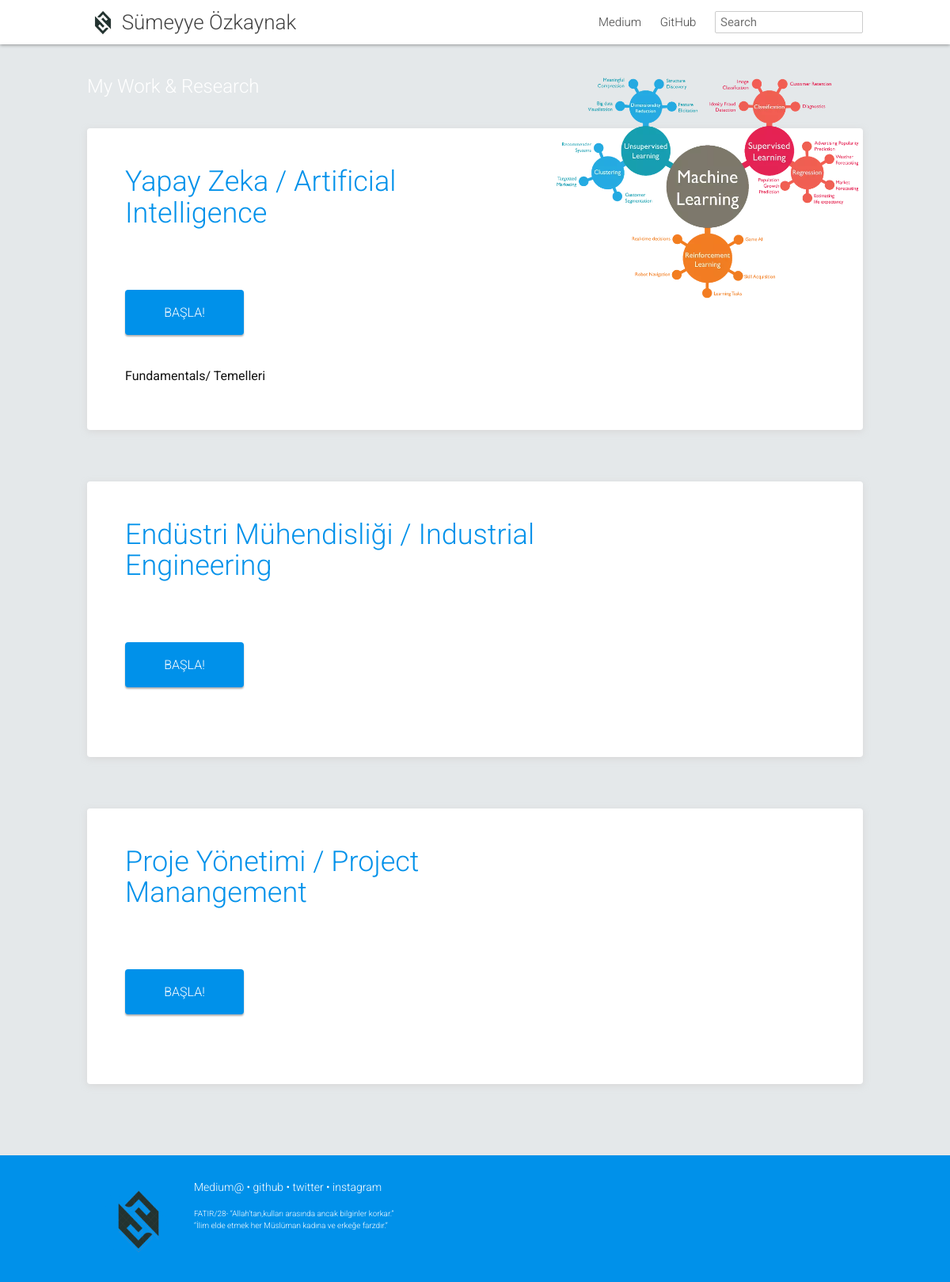
/myworkandresearch/, run on the app's committed database.
### myworkandresearch/models.py (models this page shows, shortened)
class Category(models.Model):
    name = models.CharField(max_length=200, verbose_name='Kategori Adı')
    slug = models.SlugField(unique=True, max_length=210, verbose_name='Kategori Url', editable=False)
    text = RichTextField(verbose_name='Kategori Metni')
    image = models.ImageField(null=True, blank=True)
    class Meta:
        ordering = ['id']

class Subject(models.Model):
    name = models.CharField(max_length=200, verbose_name='Konu Adı')
    slug = models.SlugField(unique=True, max_length=210, verbose_name='Konu Url', editable=False)
    text = RichTextField(verbose_name='Konu Metni')
    category_name = models.ForeignKey('Category', on_delete=models.CASCADE, verbose_name='Kategori Adı')
    class Meta:
        ordering = ['id']

### myworkandresearch/views.py (the view)
# urls.py: url(r'^myworkandresearch/', include('myworkandresearch.urls')),
def myworkandresearch(request):
    categories = Category.objects.all()
    subjects = Subject.objects.all()
    context={
        'categories': categories,
        'subjects':subjects,
    }
    return render(request, 'myworkandresearch/myworkandresearch.html', context)

### templates/myworkandresearch/myworkandresearch.html (shortened to what this page needs)
{% extends 'base.html' %}
{% load static %}
{% block body_name %} class="homepage" {% endblock %}
{% block header %}
             <a class="page-link" href="https://medium.com/@sumozkaynak">Medium</a>
             <a class="page-link" href="https://github.com/sozkaynak">GitHub</a>
{% endblock %}
{% block content %}
    <div class="container-fluid contents">
      <div class="row">
      <div class="col-sm-12 main-contents">
          <div class="main-contents-body">
            <article class="post-content">
              <div class="homepage__illustration">
                <h1 class="homepage__illustration--text">
                    <span>      My Work & Research</span>
                </h1>
                <img src="{% static 'images/homepage/machin_learning.png' %}" class="homepage__illustration--image" alt="introduction to machine learning" />
              </div>
    {% for category in categories %}
                <section class="homepage__key_points card">
                <h1 class="homepage__title">
       {{category.name}}
                </h1>
                <div class="homepage__button_row">
                <a href="{% url 'myworkandresearch:category' category_slug=category.slug %}"  class="get-started-button">BAŞLA!</a>
                </div>
                <div class="key-points">
                    {% for subject in category.subject_set.all %}
                            <div class="homepage__key_point">
                                <div class="homepage__key_point_title">{{subject.name}}</div>
                            </div>
                    {% endfor %}
                </div>
                </section>
    {% endfor %}
            </article>
          </div>
        </div> </div>
    </div>
{% endblock %}
{% block footer %}
            <footer class="site-footer">
              <div class="container-fluid">
                <div class="row">
                  <div class="col-sm-12">
                    <div class="logo">
                      <img src="{% static 'images/logoweb.png' %}" alt="Logo" width="100" height="100">
                    </div>
                      <p class="site-footer__link-list">
                        <a href="https://medium.com/@sumozkaynak">Medium@</a> &bull;
                        <a href="https://github.com/sozkaynak/">github</a> &bull;
                        <a href="https://twitter.com/sumeyyeozkaynak">twitter</a> &bull;
                        <a href="https://instagram.com/afafet">instagram</a>
                      </p>
                      <p class="licenses">
                         FATIR/28- “Allah’tan,kulları arasında ancak bilginler korkar.” <br>
                         “İlim elde etmek her Müslüman kadına ve erkeğe farzdır.”
                      </p>
                  </div>
                </div>
              </div>
            </footer>
{% endblock %}

### static/css/main.css (style rules this page uses)
html, body { width: 100%; height: 100%; }
body, h1, h2, h3, h4, h5, h6, p, blockquote, pre, hr, dl, dd, ol, ul, figure { margin: 0; padding: 0; }
body { font-family: Roboto, sans-serif; font-size: 16px; line-height: 1.5; font-weight: 300; color: #111; background-color: #fdfdfd; -webkit-text-size-adjust: 100%; }
h1, h2, h3, h4, h5, h6, p, blockquote, pre, ul, ol, dl, figure { margin-bottom: 15px; }
img { max-width: 100%; vertical-align: middle; }
h1, h2, h3, h4, h5, h6 { font-weight: 300; }
a { color: #0091ea; text-decoration: none; }
.site-footer { margin-left: 250px; width: calc(100% - 250px); }
.site-footer .licenses { font-size: 10px; width: 72%; }
.site-footer .row { max-width: 980px; margin: 0 auto; }
.homepage .site-footer { margin-left: 0; width: 100%; }
.contents { padding: 56px 24px 24px 24px; }
.site-nav .page-link { color: #424242; line-height: 1.5; }
.site-nav .page-link:not(:first-child) { margin-left: 20px; }
.site-footer { border-top: 1px solid #e8e8e8; padding-top: 30px; padding-bottom: 30px; background: #0091ea; color: white; }
.site-footer a { color: white; }
.site-footer__link-list { font-size: 14px; font-weight: 300; }
.logo { float: left; position: relative; margin-right: 20px; }
.post-content { margin-bottom: 30px; }
.post-content a { hyphens: auto; }
body { font-size: 15px; }
.post-content img { width: auto; height: auto; max-width: 100%; max-height: 100%; }
footer { font-size: smaller; }
.main-contents { margin-left: 250px; width: calc(100% - 250px); display: flex; justify-content: center; padding-top: 40px; }
.main-contents-body { width: 980px; }
.card { background-color: white; border-radius: 0.25rem; box-shadow: 0 1px 2px 0px rgba(0, 0, 0, 0.25); display: flex; flex-direction: column; overflow: hidden; position: relative; min-height: 180px; padding: 24px; border: solid transparent; border-bottom-color: #0091ea; margin-left: auto; margin-right: auto; width: 300px; }
.card a { text-decoration: underline; }
.get-started-button { text-decoration: none; background-color: #0091EA; color: #fff; padding: 16px; padding-top: 17px; border-radius: 4px; display: block; width: 150px; text-align: center; text-transform: uppercase; margin-right: 16px; font-size: 16px; font-weight: 300; box-shadow: 0 2px 2px rgba(154, 154, 155, 0.75); }
.homepage__title { margin-bottom: 40px; width: 60%; }
.homepage .main-contents-body { position: relative; }
img.homepage__illustration--image { position: absolute; top: 0; right: 0; width: 40%; z-index: 10; }
.homepage div div .homepage__illustration--text { color: white; font-size: 24px; font-weight: 300; margin: 0; }
.homepage__button_row { display: flex; flex-direction: row; align-items: center; flex-wrap: wrap; margin-bottom: 24px; }
.homepage__button_row > * { margin-bottom: 16px; }
.homepage { background-color: #e4e8ea; background-image: url("/images/homepage/blue-triangle.png"); background-repeat: no-repeat; background-position: 0 0; }
@media screen and (max-width: 1500px) { .homepage { background-position: -50px -50px; } }
@media screen and (max-width: 1300px) { .homepage { background-position: -100px -100px; } }
.homepage .main-contents { margin-left: auto; width: auto; }
.homepage .contents a { text-decoration: none; }
.homepage .contents h1 { color: #0091ea; display: flex; flex-direction: row; align-items: center; font-size: 36px; font-weight: 300; }
.homepage .contents h1, .homepage .contents h2, .homepage .contents p { margin-bottom: 36px; }
.homepage .contents section { margin-bottom: 65px; padding: 48px; }
.homepage .contents section.card { width: 100%; border-radius: 4px; box-shadow: 0 2px 8px rgba(211, 209, 209, 0.75); border: none; }
.homepage .contents .key-points { display: flex; flex-direction: row; flex-wrap: wrap; justify-content: space-between; }
.homepage .contents .homepage__key_points { margin-top: 40px; }
.homepage .contents .homepage__key_point_title { font-size: 16px; font-weight: normal; margin-bottom: 8px; color: #111111; }
.homepage .contents .homepage__key_point { flex-grow: 1; flex-shrink: 1; flex-basis: 0; margin-right: 16px; }

### data on the page
Category: name "Yapay Zeka / Artificial Intelligence"
Subject: name "Fundamentals/ Temelleri"
Category: name "Endüstri Mühendisliği / Industrial Engineering"
Category: name "Proje Yönetimi / Project Manangement"
